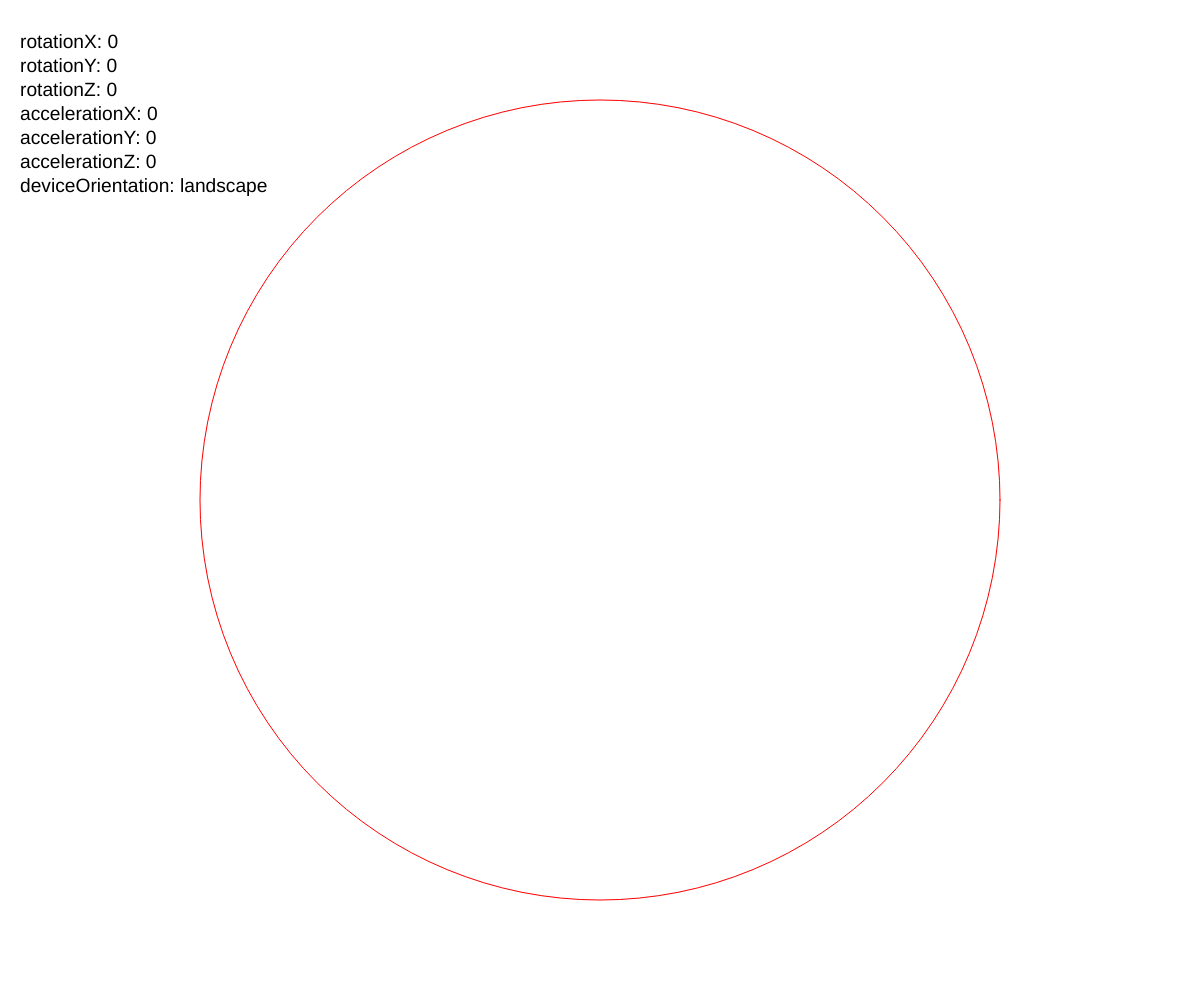
Frame 1 (no input)
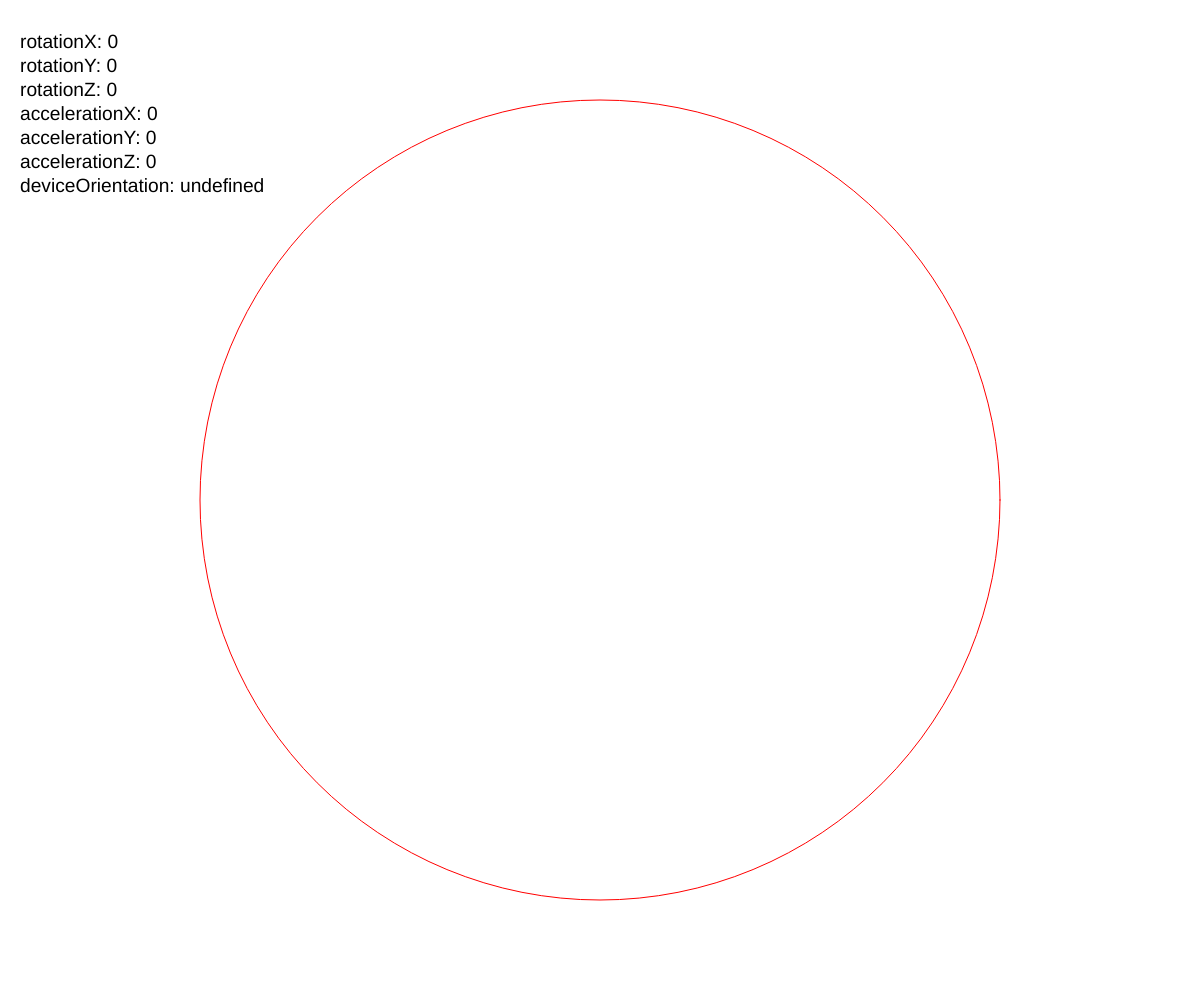
Frame 60 (no input)
Frame 120 (the mouse pressed at the canvas centre since frame 60): identical to frame 60, image omitted

The p5.js sketch that drew these frames (run headless with seeded random() and noise() and a simulated clock; from frame 60 on, the mouse is pressed at the canvas centre):

// p5.js sketch
// ── sketch.js
var w = window.innerWidth;
var h = window.innerHeight;

let fS = 24;

function setup() {
  canvas = createCanvas(w, h);
  textSize(fS * 0.8);
  checkSensorPermissions();
}

function draw() {
  background(255);

  stroke(255, 0, 0);
  if (h > w) {
    ellipse(w / 2 + rotationY, h / 2 + rotationX, w * 0.8);
  } else {
    ellipse(w / 2 + rotationX, h / 2 + rotationY, h * 0.8);
  }
  noStroke();

  // https://p5js.org/reference/#EventsAcceleration
  // ----
  // https://p5js.org/reference/#/p5/rotationX
  text('rotationX: ' + rotationX, 20, fS * 2);
  // https://p5js.org/reference/#/p5/rotationY
  text('rotationY: ' + rotationY, 20, fS * 3);
  // https://p5js.org/reference/#/p5/rotationZ
  text('rotationZ: ' + rotationZ, 20, fS * 4);
  // https://p5js.org/reference/#/p5/accelerationX
  text('accelerationX: ' + accelerationX, 20, fS * 5);
  // https://p5js.org/reference/#/p5/accelerationY
  text('accelerationY: ' + accelerationY, 20, fS * 6);
  // https://p5js.org/reference/#/p5/accelerationZ
  text('accelerationZ: ' + accelerationZ, 20, fS * 7);
  // https://p5js.org/reference/#/p5/deviceOrientation
  text('deviceOrientation: ' + deviceOrientation, 20, fS * 8);

}

// ----------------------------------------------
// https://editor.p5js.org/PaulGSA/sketches/Ezs-7rM3Y
// ----------------------------------------------
// SENSOR PERMISSION MANAGER FOR iOS13 AND SAFARI
// THANKS TO Dae In Chung for his video here:
// https://youtu.be/AbB9ayaffTc
let sensorPermissionGranted = false;

function checkSensorPermissions() {
  // DeviceOrientationEvent and DeviceMotionEvent
  if (typeof (DeviceOrientationEvent) !== 'undefined' &&
    typeof (DeviceOrientationEvent.requestPermission) === 'function') {
    // Must be iOS device so we need to ask permission to use sensors
    DeviceOrientationEvent.requestPermission()
      .catch(() => {
        // show permission dialogue only first time
        // This button label can be customised
        let button = createButton("Allow access to sensors");
        button.style("font-size", "48px");
        button.center();
        button.mousePressed(requestAccess);
        throw error;
      })
      .then(() => {
        // already granted permission
        sensorPermissionGranted = true;
      })
  } else {
    // Non-iOS13 device so no worries
    sensorPermissionGranted = true;
  }
}

function requestAccess() {
  DeviceOrientationEvent.requestPermission()
    .then(response => {
      if (response == 'granted') {
        // User has granted permission to access sensors
        sensorPermissionGranted = true;
      } else {
        // User has denied permission to access sensors
        sensorPermissionGranted = false;
      }
    })
    .catch(console.error);
  this.remove(); // kills button after user interaction
}

function windowResized() {
  // assigns new values for width and height variables
  w = window.innerWidth;
  h = window.innerHeight;
  resizeCanvas(w, h);
}
// ── style.css
html, body {
  height: 100%;
}

body {
  margin: 0;
  display: flex;
  justify-content: center;
  align-items: center;
  overflow:hidden;
}
